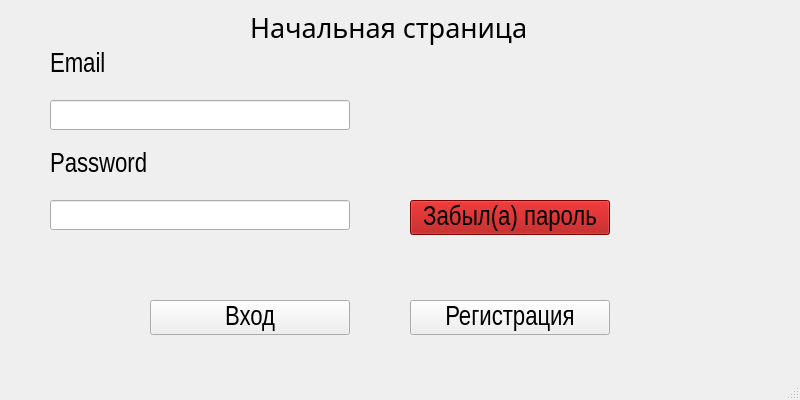
<?xml version="1.0" encoding="UTF-8"?>
<ui version="4.0">
 <class>MainWindow</class>
 <widget class="QMainWindow" name="MainWindow">
  <property name="geometry">
   <rect>
    <x>0</x>
    <y>0</y>
    <width>800</width>
    <height>400</height>
   </rect>
  </property>
  <property name="windowTitle">
   <string>MainWindow</string>
  </property>
  <property name="styleSheet">
   <string notr="true">selection-background-color: qlineargradient(spread:pad, x1:0, y1:0, x2:0, y2:1, stop:0 rgba(0, 0, 0, 255), stop:0.33 rgba(0, 0, 0, 255), stop:0.34 rgba(255, 30, 30, 255), stop:0.66 rgba(255, 0, 0, 255), stop:0.67 rgba(255, 255, 0, 255), stop:1 rgba(255, 255, 0, 255));</string>
  </property>
  <widget class="QWidget" name="centralwidget">
   <widget class="QLabel" name="label">
    <property name="geometry">
     <rect>
      <x>250</x>
      <y>10</y>
      <width>350</width>
      <height>35</height>
     </rect>
    </property>
    <property name="font">
     <font>
      <family>Arial Black</family>
      <pointsize>20</pointsize>
     </font>
    </property>
    <property name="text">
     <string>Начальная страница</string>
    </property>
   </widget>
   <widget class="QLabel" name="Email">
    <property name="geometry">
     <rect>
      <x>50</x>
      <y>50</y>
      <width>300</width>
      <height>30</height>
     </rect>
    </property>
    <property name="font">
     <font>
      <family>Arial Narrow</family>
      <pointsize>20</pointsize>
     </font>
    </property>
    <property name="text">
     <string>Email</string>
    </property>
   </widget>
   <widget class="QLineEdit" name="Email_Vod">
    <property name="geometry">
     <rect>
      <x>50</x>
      <y>100</y>
      <width>300</width>
      <height>30</height>
     </rect>
    </property>
    <property name="font">
     <font>
      <family>Arial</family>
      <pointsize>12</pointsize>
     </font>
    </property>
   </widget>
   <widget class="QLabel" name="Password">
    <property name="geometry">
     <rect>
      <x>50</x>
      <y>150</y>
      <width>300</width>
      <height>30</height>
     </rect>
    </property>
    <property name="font">
     <font>
      <family>Arial Narrow</family>
      <pointsize>20</pointsize>
     </font>
    </property>
    <property name="text">
     <string>Password</string>
    </property>
   </widget>
   <widget class="QLineEdit" name="Pass_vod">
    <property name="geometry">
     <rect>
      <x>50</x>
      <y>200</y>
      <width>300</width>
      <height>30</height>
     </rect>
    </property>
    <property name="font">
     <font>
      <family>Arial</family>
      <pointsize>12</pointsize>
     </font>
    </property>
   </widget>
   <widget class="QPushButton" name="Vhod">
    <property name="geometry">
     <rect>
      <x>150</x>
      <y>300</y>
      <width>200</width>
      <height>35</height>
     </rect>
    </property>
    <property name="font">
     <font>
      <family>Arial Narrow</family>
      <pointsize>20</pointsize>
     </font>
    </property>
    <property name="text">
     <string>Вход</string>
    </property>
   </widget>
   <widget class="QPushButton" name="Register">
    <property name="geometry">
     <rect>
      <x>410</x>
      <y>300</y>
      <width>200</width>
      <height>35</height>
     </rect>
    </property>
    <property name="font">
     <font>
      <family>Arial Narrow</family>
      <pointsize>20</pointsize>
     </font>
    </property>
    <property name="text">
     <string>Регистрация</string>
    </property>
   </widget>
   <widget class="QPushButton" name="Zabl_pass">
    <property name="geometry">
     <rect>
      <x>410</x>
      <y>200</y>
      <width>200</width>
      <height>35</height>
     </rect>
    </property>
    <property name="font">
     <font>
      <family>Arial Narrow</family>
      <pointsize>20</pointsize>
     </font>
    </property>
    <property name="styleSheet">
     <string notr="true">background-color: rgb(170, 0, 0);</string>
    </property>
    <property name="text">
     <string>Забыл(а) пароль</string>
    </property>
   </widget>
  </widget>
  <widget class="QMenuBar" name="menubar">
   <property name="geometry">
    <rect>
     <x>0</x>
     <y>0</y>
     <width>800</width>
     <height>21</height>
    </rect>
   </property>
  </widget>
  <widget class="QStatusBar" name="statusbar"/>
 </widget>
 <resources/>
 <connections/>
</ui>
